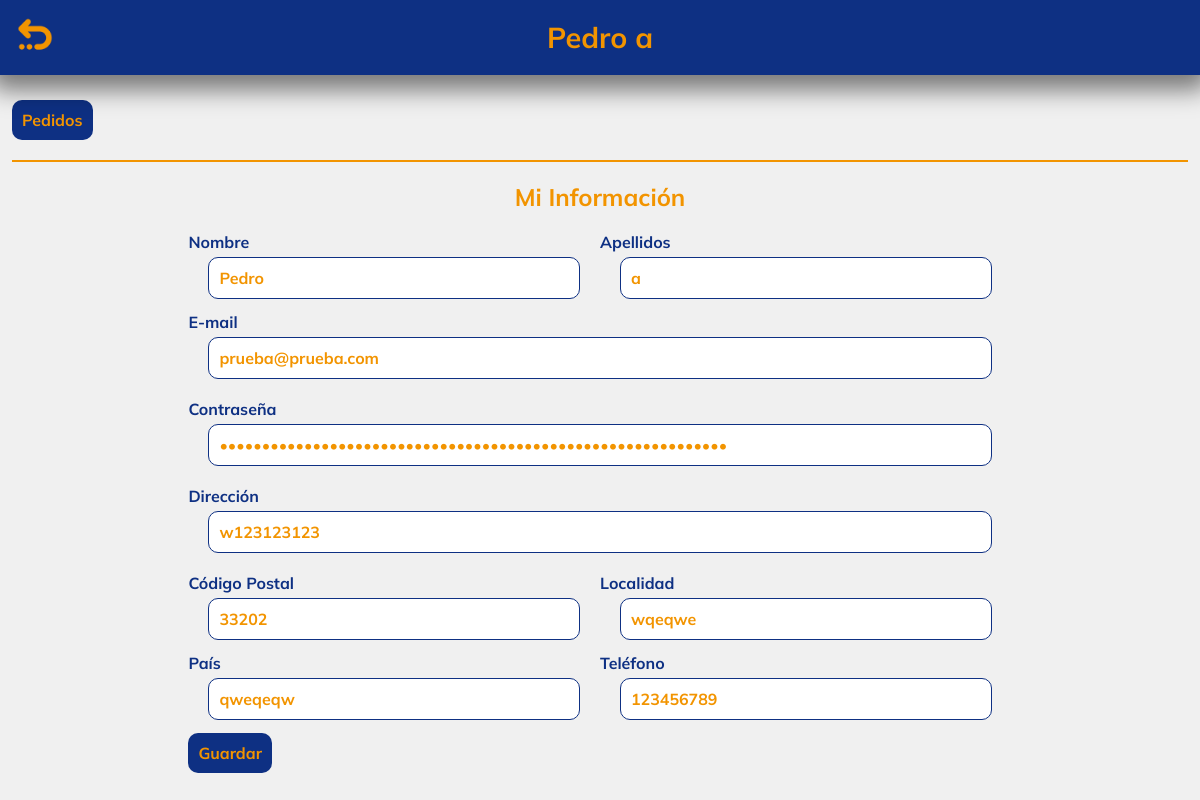
Page /templates/user.php (signed in) on the committed database.
### tables this page shows
CREATE TABLE `usuarios` (
  `id` int(11) NOT NULL,
  `name` varchar(50) NOT NULL,
  `surname` varchar(50) NOT NULL,
  `email` varchar(100) NOT NULL,
  `password` varchar(100) NOT NULL,
  `address` varchar(100) DEFAULT NULL,
  `postal_code` varchar(20) DEFAULT NULL,
  `location` varchar(50) DEFAULT NULL,
  `country` varchar(50) DEFAULT NULL,
  `phone` bigint(9) UNSIGNED DEFAULT NULL,
  `payment_method` varchar(50) DEFAULT NULL,
  `shipment_method` varchar(50) DEFAULT NULL,
  `role` tinyint(1) NOT NULL DEFAULT 1 CHECK (`role` in (0,1))
);

### templates/user.php (the view, shortened to what this page needs)
<?php
$conn = connectDB();
$stmt = $conn->prepare("SELECT * FROM usuarios WHERE id = ?");
$stmt->execute([$_SESSION['id']]);
$user = $stmt->fetch(PDO::FETCH_ASSOC);
?>
<!DOCTYPE html>
<html lang="en">
<head>
    <link rel="stylesheet" href="../styles/style.css">
    <link rel="stylesheet" href="../styles/user.css">
</head>
<body>
<div class="header">
    <div class="title-container">
        <a href="../index.php"><img src="../assets/img/icons/goBack.png" alt="home"></a>
        <h1 class='title'><?= htmlspecialchars($user['name']); ?> <?= htmlspecialchars($user['surname']); ?></h1>
    </div>
</div>
<button id="mostrarPedidos">Pedidos</button>
<div id="user-info">
    <div class="section-title"><h2>Mi Información</h2></div>
    <form id="userForm" method="post">
        <div class="user-form">
            <div class="input-cont">
                <div class="name-cont">
                    <label for="name">Nombre</label>
                    <input type="text" id="name" name="name" placeholder="Nombre" value="<?= htmlspecialchars($user['name']); ?>" >
                </div>
                <div class="surname-cont">
                    <label for="surname">Apellidos</label>
                    <input type="text" id="surname" name="surname" placeholder="Apellidos" value="<?= htmlspecialchars($user['surname']); ?>" >
                </div>
            </div>
            <label for="email">E-mail</label>
            <input type="email" id="email" name="email" placeholder="E-mail" value="<?= htmlspecialchars($user['email']); ?>" >
            <label for="password">Contraseña</label>
            <input type="password" id="password" name="password" placeholder="Contraseña" value="<?= htmlspecialchars($user['password']); ?>" readonly>
            <label for="address">Dirección</label>
            <input type="text" id="address" name="address" placeholder="Dirección de envío" value="<?= htmlspecialchars($user['address']); ?>" >
            <div class="input-cont">
                <div class="pcode-cont">
                    <label for="postal_code">Código Postal</label>
                    <input type="text" id="postal_code" name="postal_code" placeholder="Código Postal" value="<?= htmlspecialchars($user['postal_code']); ?>" >
                </div>
                <div class="location-cont">
                    <label for="location">Localidad</label>
                    <input type="text" id="location" name="location" placeholder="Localidad" value="<?= htmlspecialchars($user['location']); ?>" >
                </div>
            </div>
            <div class="input-cont">
                <div class="country-cont">
                    <label for="country">País</label>
                    <input type="text" id="country" name="country" placeholder="Pais" value="<?= htmlspecialchars($user['country']); ?>" >
                </div>
                <div class="phone-cont">
                    <label for="phone">Teléfono</label>
                    <input type="text" id="phone" name="phone" placeholder="Teléfono" value="<?= htmlspecialchars($user['phone']); ?>" >
                </div>
            </div>
        </div>
        <button type="submit" id="place-order-btn">Guardar</button>
    </form>
</div>
</body>
</html>

### styles/style.css (style rules this page uses)
body { font-family: Mulish; background-color: #f0f0f0; width: 98%; margin: 0 auto; padding-top: 150px; }
h1 { color: #f29400; font-size: 2em; }
h2 { color: #f29400; font-size: 1.7em; }
img { width: 100px; border-radius: 20px; }
a { color: #f29400; text-decoration: none; transition: 0.3s ease-in-out; }
button { font-family: Mulish; font-size: 1.3em; padding: 10px; border-radius: 10px; border: none; background-color: #0e3083; color: #f29400; cursor: pointer; transition: 0.3s ease-in-out; }
label { color: #0e3083; margin:0; }
input { font-family: Mulish; color: #f29400; font-size: 1em; border-radius: 10px; margin: 20px; margin-top: 5px; padding: 10px; border: 1px solid #0e3083; border-radius: 10px; }
input::placeholder { color: #f29400; }
@media screen and (width < 1441px) { body { padding-top: 120px; } }
@media screen and (width < 1441px) { h1 { color: #f29400; font-size: 1.8em; } }
@media screen and (width < 1441px) { h2 { font-size: 1.5em; } }
@media screen and (width < 1441px) { button { font-size: 1em; } }

### styles/user.css (style rules this page uses)
body { padding-top: 100px; }
.header { background-color: #f0f0f0; width: 100%; position: fixed; z-index: 1000; top: 0; left: 0; border-bottom-left-radius: 5px; border-bottom-right-radius: 5px; box-shadow: 0 5px 25px 10px rgba(0, 0, 0, 0.5); }
.title-container img { position: absolute; left: 10px; top: 10px; width: 50px; }
.section-title { margin-top: 20px; text-align: center; border-top: 2px solid #f29400; }
#userForm { width: 70%; margin: 0 auto; }
.user-form { width: 90%; margin-top: 20px; display: flex; flex-direction: column; justify-content: center; width: 100%; }
.user-form .input-cont { position: relative; display: flex; flex-direction: column; width: 100%; height: 80px; }
.name-cont { display: flex; flex-direction: column; position: absolute; left: 0; width: 50% }
.surname-cont { display: flex; flex-direction: column; position: absolute; right: 0; width: 50% }
.location-cont { display: flex; flex-direction: column; position: absolute; right: 0; width: 50%; }
.country-cont { display: flex; flex-direction: column; position: absolute; left: 0; width: 50%; }
.phone-cont { display: flex; flex-direction: column; position: absolute; right: 0; width: 50%; }

### rows in the picture
usuarios: name "Pedro", surname "a", email "prueba@prueba.com", address "w123123123", postal_code "33202", location "wqeqwe", country "qweqeqw", phone "123456789"
